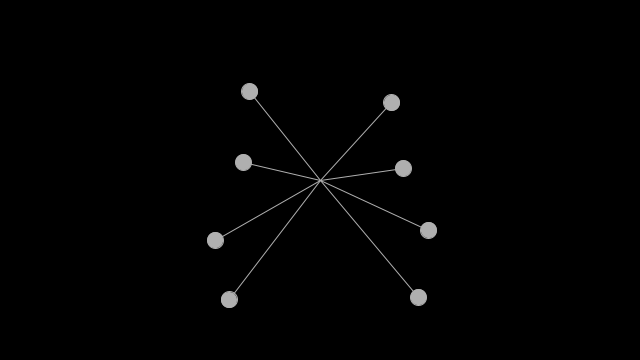
Frame 1 (no input)
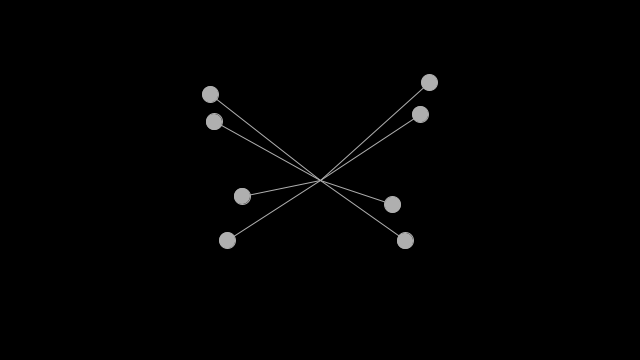
Frame 60 (the mouse pressed at the canvas centre just before this capture)
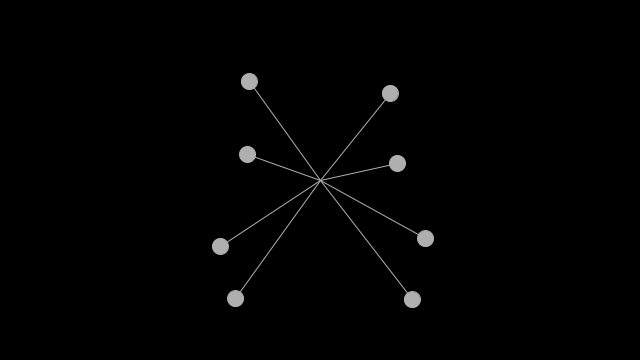
Frame 120 (the mouse held since frame 60 and released just before this capture)

The Processing sketch that drew these frames (run headless with seeded random() and noise(); from frame 60 on, the mouse is pressed at the canvas centre):

// Processing sketch: exercise3_7
// ── exercise3_7.pde
int[] posTableX = { -90, 90, -90, 90, -90, 90, -90, 90 };
int[] posTableY = { -90, -90, -40, -40, 90, 90, 40, 40 };

class Oscillator{
  PVector angle;
  PVector velocity;
  PVector amplitude;
  PVector location;

  Oscillator( int pos )
  {
    angle = new PVector(0, 0);
    location = new PVector( posTableX[pos], posTableY[pos] );
    velocity = new PVector(0.05, 0.05);
    amplitude = new PVector(20,30);
  }

  void oscillate( int phase )
  {
    angle.add(velocity);
  }

  void display(int i)
  {
    float x;
    float y;

    if( i % 2 == 0 )
    {
      x = cos(angle.x+(PI/8)*i)*amplitude.x;
      y = sin(angle.y+(PI/8)*i)*amplitude.y;
    }
    else
    {
      x = -cos(angle.x+(PI/8)*i)*amplitude.x;
      y = sin(angle.y+(PI/8)*i)*amplitude.y;
    }

    pushMatrix();
    translate(width/2,height/2);
    stroke(175);
    fill(175);
    line(0,0,location.x+x,location.y+y);
    ellipse(location.x+x,location.y+y,16,16);
    popMatrix();
  }

}

Oscillator[] oscillators = new Oscillator[8];

void setup()
{
  size(640,360);
  for(int i = 0; i < oscillators.length; i++)
  {
    oscillators[i] = new Oscillator(i);
  }
}

void draw()
{
  background(0);

  for(int i = 0; i < oscillators.length; i++)
  {
    oscillators[i].oscillate(i);
    oscillators[i].display(i);
  }
}
